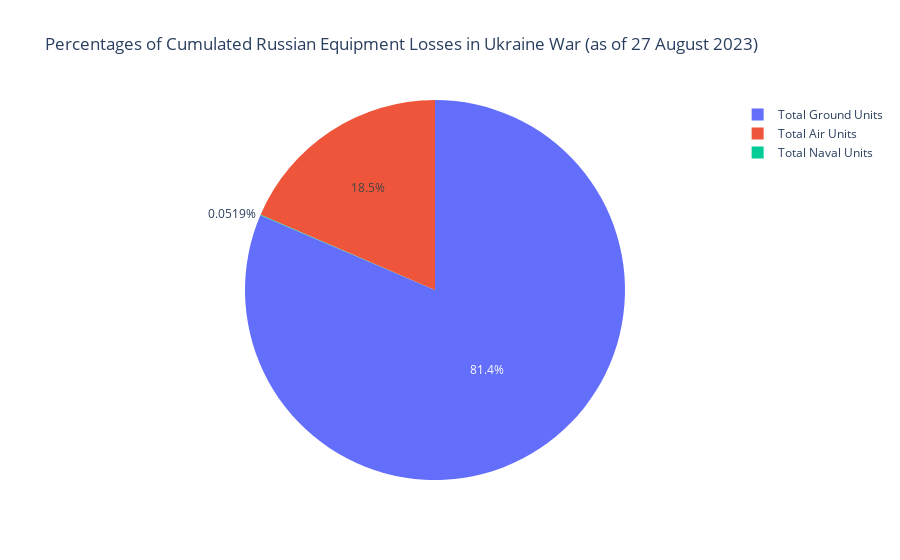

Write notebook code for a chart like this one.
### Markdown cell above
Among ground units, APC seems to suffer the largest casualty, followed by military auto, and then tank.

### Code cell
#Creating pie chart containing percentages of equipment losses
plt.figure(figsize=(10,10))
categorized_df = russia_losses_equipment.iloc[-1:,-3:].sort_values(by=[last_index],axis=1,ascending=False).T
categorized_df.rename(columns = {last_index:'unit_amount'}, inplace=True)

fig = px.pie(categorized_df, values='unit_amount', names=categorized_df.index, title=f'Percentages of Cumulated Russian Equipment Losses in Ukraine War\n(as of {last_date})')
fig.show()

### Figure 1 — Plotly figure (JSON) as saved in the notebook; plotly's stock layout.template omitted (floating-point values rounded to 4 significant figures)
{"data": [{"domain": {"x": [0, 1], "y": [0, 1]}, "hovertemplate": "index=%{label}<br>unit_amount=%{value}<extra></extra>", "labels": ["Total Ground Units", "Total Air Units", "Total Naval Units"], "legendgroup": "", "name": "", "showlegend": true, "type": "pie", "values": [28241, 6420, 18]}], "layout": {"legend": {"tracegroupgap": 0}, "title": {"text": "Percentages of Cumulated Russian Equipment Losses in Ukraine War\n(as of 27 August 2023)"}}}
